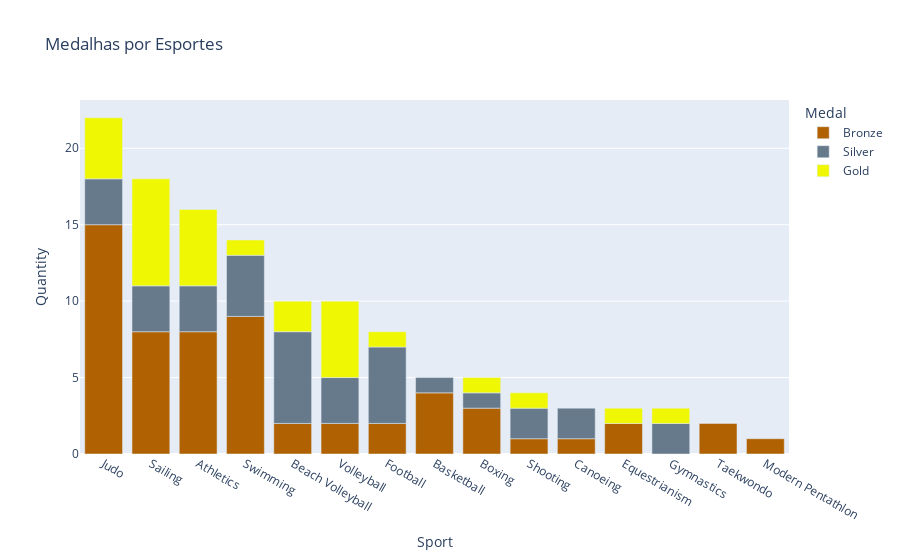

Notebook source saved alongside this figure:
### Code cell
fig2 = px.bar(df_atletas_brasil_medalhas_por_evento_esporte.sort_values(by= 'map'), x='Sport', y='Quantity', color="Medal", 
                title="Medalhas por Esportes", category_orders={ 'Sport': lista_esportes}, 
                color_discrete_sequence=['#b06202', '#667a8c', '#eff702'])
fig2.show()

### Figure 1 — Plotly figure (JSON) as saved in the notebook; plotly's stock layout.template omitted (floating-point values rounded to 4 significant figures)
{"data": [{"alignmentgroup": "True", "hovertemplate": "Medal=Bronze<br>Sport=%{x}<br>Quantity=%{y}<extra></extra>", "legendgroup": "Bronze", "marker": {"color": "#b06202", "pattern": {"shape": ""}}, "name": "Bronze", "offsetgroup": "Bronze", "orientation": "v", "showlegend": true, "textposition": "auto", "type": "bar", "x": ["Athletics", "Taekwondo", "Swimming", "Shooting", "Sailing", "Modern Pentathlon", "Judo", "Football", "Equestrianism", "Canoeing", "Volleyball", "Boxing", "Basketball", "Beach Volleyball"], "xaxis": "x", "y": [8, 2, 9, 1, 8, 1, 15, 2, 2, 1, 2, 3, 4, 2], "yaxis": "y"}, {"alignmentgroup": "True", "hovertemplate": "Medal=Silver<br>Sport=%{x}<br>Quantity=%{y}<extra></extra>", "legendgroup": "Silver", "marker": {"color": "#667a8c", "pattern": {"shape": ""}}, "name": "Silver", "offsetgroup": "Silver", "orientation": "v", "showlegend": true, "textposition": "auto", "type": "bar", "x": ["Canoeing", "Swimming", "Athletics", "Shooting", "Sailing", "Basketball", "Boxing", "Judo", "Beach Volleyball", "Volleyball", "Football", "Gymnastics"], "xaxis": "x", "y": [2, 4, 3, 2, 3, 1, 1, 3, 6, 3, 5, 2], "yaxis": "y"}, {"alignmentgroup": "True", "hovertemplate": "Medal=Gold<br>Sport=%{x}<br>Quantity=%{y}<extra></extra>", "legendgroup": "Gold", "marker": {"color": "#eff702", "pattern": {"shape": ""}}, "name": "Gold", "offsetgroup": "Gold", "orientation": "v", "showlegend": true, "textposition": "auto", "type": "bar", "x": ["Gymnastics", "Sailing", "Football", "Beach Volleyball", "Shooting", "Equestrianism", "Boxing", "Swimming", "Athletics", "Volleyball", "Judo"], "xaxis": "x", "y": [1, 7, 1, 2, 1, 1, 1, 1, 5, 5, 4], "yaxis": "y"}], "layout": {"barmode": "relative", "legend": {"title": {"text": "Medal"}, "tracegroupgap": 0}, "title": {"text": "Medalhas por Esportes"}, "xaxis": {"anchor": "y", "categoryarray": ["Judo", "Sailing", "Athletics", "Swimming", "Beach Volleyball", "Volleyball", "Football", "Basketball", "Boxing", "Shooting", "Canoeing", "Equestrianism", "Gymnastics", "Taekwondo", "Modern Pentathlon"], "categoryorder": "array", "domain": [0, 1], "title": {"text": "Sport"}}, "yaxis": {"anchor": "x", "domain": [0, 1], "title": {"text": "Quantity"}}}}
